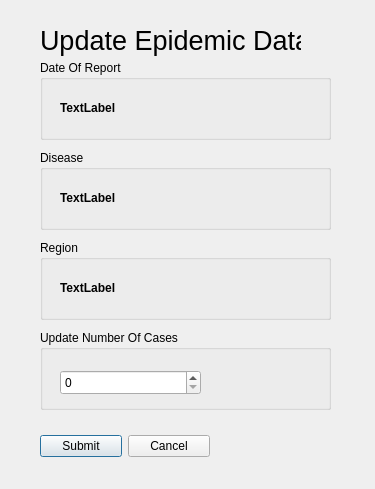
<?xml version="1.0" encoding="UTF-8"?>
<ui version="4.0">
 <class>UpdateCaseReport</class>
 <widget class="QDialog" name="UpdateCaseReport">
  <property name="geometry">
   <rect>
    <x>0</x>
    <y>0</y>
    <width>375</width>
    <height>489</height>
   </rect>
  </property>
  <property name="windowTitle">
   <string>Dialog</string>
  </property>
  <widget class="QLabel" name="label">
   <property name="geometry">
    <rect>
     <x>40</x>
     <y>20</y>
     <width>261</width>
     <height>41</height>
    </rect>
   </property>
   <property name="font">
    <font>
     <pointsize>20</pointsize>
    </font>
   </property>
   <property name="text">
    <string>Update Epidemic Data</string>
   </property>
  </widget>
  <widget class="QGroupBox" name="groupBox">
   <property name="geometry">
    <rect>
     <x>40</x>
     <y>60</y>
     <width>291</width>
     <height>80</height>
    </rect>
   </property>
   <property name="title">
    <string>Date Of Report</string>
   </property>
   <widget class="QLabel" name="label_8">
    <property name="geometry">
     <rect>
      <x>20</x>
      <y>40</y>
      <width>251</width>
      <height>16</height>
     </rect>
    </property>
    <property name="font">
     <font>
      <weight>75</weight>
      <bold>true</bold>
     </font>
    </property>
    <property name="text">
     <string>TextLabel</string>
    </property>
   </widget>
  </widget>
  <widget class="QGroupBox" name="groupBox_2">
   <property name="geometry">
    <rect>
     <x>40</x>
     <y>150</y>
     <width>291</width>
     <height>80</height>
    </rect>
   </property>
   <property name="title">
    <string>Disease</string>
   </property>
   <widget class="QLabel" name="label_2">
    <property name="geometry">
     <rect>
      <x>20</x>
      <y>40</y>
      <width>181</width>
      <height>16</height>
     </rect>
    </property>
    <property name="font">
     <font>
      <weight>75</weight>
      <bold>true</bold>
     </font>
    </property>
    <property name="text">
     <string>TextLabel</string>
    </property>
    <property name="textFormat">
     <enum>Qt::PlainText</enum>
    </property>
   </widget>
  </widget>
  <widget class="QGroupBox" name="groupBox_3">
   <property name="geometry">
    <rect>
     <x>40</x>
     <y>240</y>
     <width>291</width>
     <height>80</height>
    </rect>
   </property>
   <property name="title">
    <string>Region</string>
   </property>
   <widget class="QLabel" name="label_7">
    <property name="geometry">
     <rect>
      <x>20</x>
      <y>40</y>
      <width>251</width>
      <height>16</height>
     </rect>
    </property>
    <property name="font">
     <font>
      <weight>75</weight>
      <bold>true</bold>
     </font>
    </property>
    <property name="text">
     <string>TextLabel</string>
    </property>
   </widget>
  </widget>
  <widget class="QGroupBox" name="groupBox_4">
   <property name="geometry">
    <rect>
     <x>40</x>
     <y>330</y>
     <width>291</width>
     <height>80</height>
    </rect>
   </property>
   <property name="title">
    <string>Update Number Of Cases</string>
   </property>
   <widget class="QSpinBox" name="spinBox">
    <property name="geometry">
     <rect>
      <x>20</x>
      <y>40</y>
      <width>141</width>
      <height>25</height>
     </rect>
    </property>
   </widget>
  </widget>
  <widget class="QWidget" name="">
   <property name="geometry">
    <rect>
     <x>40</x>
     <y>430</y>
     <width>170</width>
     <height>32</height>
    </rect>
   </property>
   <layout class="QHBoxLayout" name="horizontalLayout">
    <item>
     <widget class="QPushButton" name="pushButton">
      <property name="text">
       <string>Submit</string>
      </property>
     </widget>
    </item>
    <item>
     <widget class="QPushButton" name="pushButton_2">
      <property name="text">
       <string>Cancel</string>
      </property>
     </widget>
    </item>
   </layout>
  </widget>
 </widget>
 <resources/>
 <connections>
  <connection>
   <sender>pushButton_2</sender>
   <signal>clicked()</signal>
   <receiver>UpdateCaseReport</receiver>
   <slot>updateCaseReportCancelButtonHandler()</slot>
   <hints>
    <hint type="sourcelabel">
     <x>202</x>
     <y>281</y>
    </hint>
    <hint type="destinationlabel">
     <x>239</x>
     <y>325</y>
    </hint>
   </hints>
  </connection>
  <connection>
   <sender>pushButton</sender>
   <signal>clicked()</signal>
   <receiver>UpdateCaseReport</receiver>
   <slot>updateCaseReportSubmitButtonHandler()</slot>
   <hints>
    <hint type="sourcelabel">
     <x>113</x>
     <y>270</y>
    </hint>
    <hint type="destinationlabel">
     <x>106</x>
     <y>332</y>
    </hint>
   </hints>
  </connection>
 </connections>
 <slots>
  <slot>updateCaseReportSubmitButtonHandler()</slot>
  <slot>updateCaseReportCancelButtonHandler()</slot>
 </slots>
</ui>
